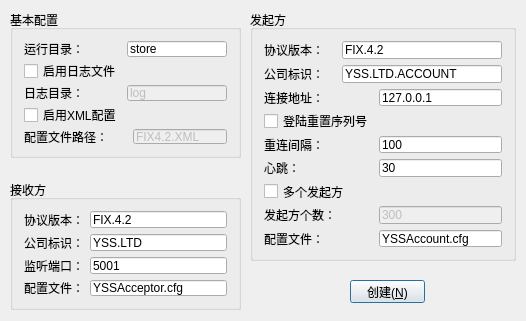
<?xml version="1.0" encoding="UTF-8"?>
<ui version="4.0">
 <class>Dialog</class>
 <widget class="QDialog" name="Dialog">
  <property name="geometry">
   <rect>
    <x>0</x>
    <y>0</y>
    <width>526</width>
    <height>321</height>
   </rect>
  </property>
  <property name="windowTitle">
   <string>FixCfgGen</string>
  </property>
  <widget class="QGroupBox" name="groupBox">
   <property name="geometry">
    <rect>
     <x>10</x>
     <y>180</y>
     <width>231</width>
     <height>130</height>
    </rect>
   </property>
   <property name="title">
    <string>接收方</string>
   </property>
   <layout class="QGridLayout" name="gridLayout_2">
    <item row="0" column="0">
     <widget class="QLabel" name="label_5">
      <property name="text">
       <string>协议版本：</string>
      </property>
     </widget>
    </item>
    <item row="0" column="1">
     <widget class="QLineEdit" name="le_beginStringA">
      <property name="text">
       <string>FIX.4.2</string>
      </property>
     </widget>
    </item>
    <item row="1" column="0">
     <widget class="QLabel" name="label_6">
      <property name="text">
       <string>公司标识：</string>
      </property>
     </widget>
    </item>
    <item row="1" column="1">
     <widget class="QLineEdit" name="le_CompIDA">
      <property name="text">
       <string>YSS.LTD</string>
      </property>
     </widget>
    </item>
    <item row="2" column="0">
     <widget class="QLabel" name="label">
      <property name="text">
       <string>监听端口：</string>
      </property>
     </widget>
    </item>
    <item row="2" column="1">
     <widget class="QLineEdit" name="le_port">
      <property name="text">
       <string>5001</string>
      </property>
     </widget>
    </item>
    <item row="3" column="0">
     <widget class="QLabel" name="label_13">
      <property name="text">
       <string>配置文件：</string>
      </property>
     </widget>
    </item>
    <item row="3" column="1">
     <widget class="QLineEdit" name="le_acceptorCfgName">
      <property name="text">
       <string>YSSAcceptor.cfg</string>
      </property>
     </widget>
    </item>
   </layout>
  </widget>
  <widget class="QGroupBox" name="groupBox_2">
   <property name="geometry">
    <rect>
     <x>250</x>
     <y>10</y>
     <width>266</width>
     <height>251</height>
    </rect>
   </property>
   <property name="title">
    <string>发起方</string>
   </property>
   <layout class="QGridLayout" name="gridLayout">
    <item row="0" column="0">
     <widget class="QLabel" name="label_8">
      <property name="text">
       <string>协议版本：</string>
      </property>
     </widget>
    </item>
    <item row="0" column="1" colspan="2">
     <widget class="QLineEdit" name="le_beginStringI">
      <property name="text">
       <string>FIX.4.2</string>
      </property>
     </widget>
    </item>
    <item row="1" column="0">
     <widget class="QLabel" name="label_7">
      <property name="text">
       <string>公司标识：</string>
      </property>
     </widget>
    </item>
    <item row="1" column="1" colspan="2">
     <widget class="QLineEdit" name="le_CompIDI">
      <property name="text">
       <string>YSS.LTD.ACCOUNT</string>
      </property>
     </widget>
    </item>
    <item row="2" column="0">
     <widget class="QLabel" name="label_9">
      <property name="text">
       <string>连接地址：</string>
      </property>
     </widget>
    </item>
    <item row="2" column="2">
     <widget class="QLineEdit" name="le_address">
      <property name="text">
       <string>127.0.0.1</string>
      </property>
     </widget>
    </item>
    <item row="3" column="0" colspan="2">
     <widget class="QCheckBox" name="cb_resetonLogon">
      <property name="text">
       <string>登陆重置序列号</string>
      </property>
     </widget>
    </item>
    <item row="4" column="0">
     <widget class="QLabel" name="label_10">
      <property name="text">
       <string>重连间隔：</string>
      </property>
     </widget>
    </item>
    <item row="4" column="2">
     <widget class="QLineEdit" name="le_reconnectInterval">
      <property name="text">
       <string>100</string>
      </property>
     </widget>
    </item>
    <item row="5" column="0">
     <widget class="QLabel" name="label_11">
      <property name="text">
       <string>心跳：</string>
      </property>
     </widget>
    </item>
    <item row="5" column="2">
     <widget class="QLineEdit" name="le_heartBt">
      <property name="text">
       <string>30</string>
      </property>
     </widget>
    </item>
    <item row="6" column="0" colspan="2">
     <widget class="QCheckBox" name="cb_multiClient">
      <property name="text">
       <string>多个发起方</string>
      </property>
     </widget>
    </item>
    <item row="7" column="0">
     <widget class="QLabel" name="label_12">
      <property name="text">
       <string>发起方个数：</string>
      </property>
     </widget>
    </item>
    <item row="7" column="2">
     <widget class="QLineEdit" name="le_clientCount">
      <property name="enabled">
       <bool>false</bool>
      </property>
      <property name="text">
       <string>300</string>
      </property>
     </widget>
    </item>
    <item row="8" column="0">
     <widget class="QLabel" name="label_14">
      <property name="text">
       <string>配置文件：</string>
      </property>
     </widget>
    </item>
    <item row="8" column="2">
     <widget class="QLineEdit" name="le_initiatorCfgName">
      <property name="text">
       <string>YSSAccount.cfg</string>
      </property>
     </widget>
    </item>
   </layout>
  </widget>
  <widget class="QGroupBox" name="groupBox_3">
   <property name="geometry">
    <rect>
     <x>10</x>
     <y>10</y>
     <width>231</width>
     <height>148</height>
    </rect>
   </property>
   <property name="title">
    <string>基本配置</string>
   </property>
   <layout class="QGridLayout" name="gridLayout_3">
    <item row="0" column="0">
     <widget class="QLabel" name="label_3">
      <property name="text">
       <string>运行目录：</string>
      </property>
     </widget>
    </item>
    <item row="0" column="1" colspan="2">
     <widget class="QLineEdit" name="le_storePath">
      <property name="text">
       <string>store</string>
      </property>
     </widget>
    </item>
    <item row="1" column="0">
     <widget class="QCheckBox" name="cb_enableLog">
      <property name="text">
       <string>启用日志文件</string>
      </property>
     </widget>
    </item>
    <item row="2" column="0">
     <widget class="QLabel" name="label_2">
      <property name="text">
       <string>日志目录：</string>
      </property>
     </widget>
    </item>
    <item row="2" column="1" colspan="2">
     <widget class="QLineEdit" name="le_logPath">
      <property name="enabled">
       <bool>false</bool>
      </property>
      <property name="text">
       <string>log</string>
      </property>
     </widget>
    </item>
    <item row="3" column="0" colspan="2">
     <widget class="QCheckBox" name="cb_enableXML">
      <property name="text">
       <string>启用XML配置</string>
      </property>
     </widget>
    </item>
    <item row="4" column="0">
     <widget class="QLabel" name="label_4">
      <property name="text">
       <string>配置文件路径：</string>
      </property>
     </widget>
    </item>
    <item row="4" column="2">
     <widget class="QLineEdit" name="le_xmlcfgPath">
      <property name="enabled">
       <bool>false</bool>
      </property>
      <property name="text">
       <string>FIX4.2.XML</string>
      </property>
     </widget>
    </item>
   </layout>
  </widget>
  <widget class="QPushButton" name="pb_create">
   <property name="geometry">
    <rect>
     <x>350</x>
     <y>280</y>
     <width>75</width>
     <height>23</height>
    </rect>
   </property>
   <property name="text">
    <string>创建(&amp;N)</string>
   </property>
  </widget>
 </widget>
 <layoutdefault spacing="6" margin="11"/>
 <resources/>
 <connections/>
</ui>
